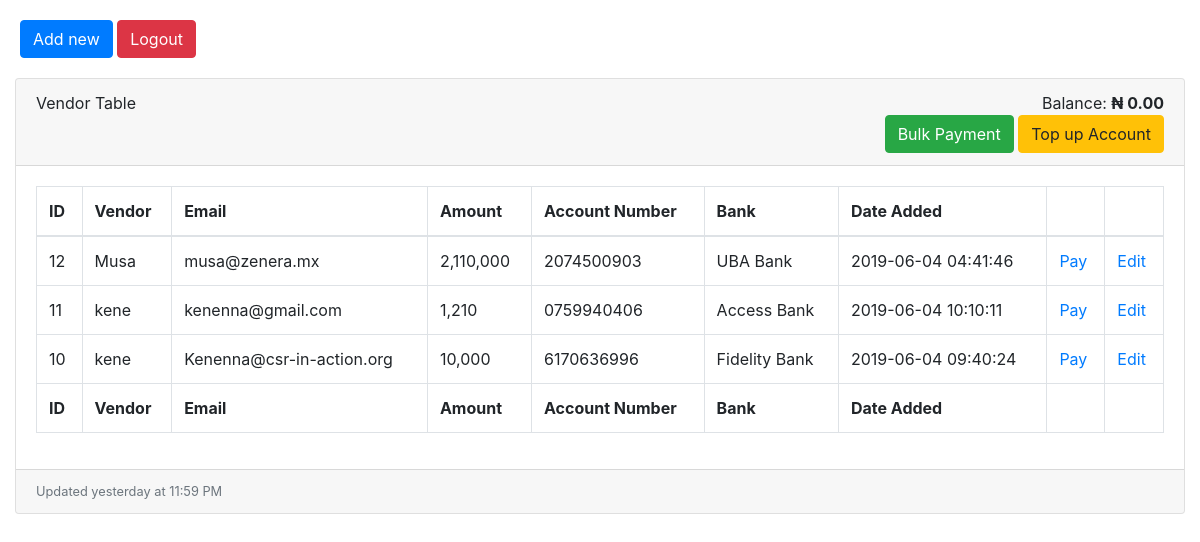
The app's page /admin.php (signed in) with its own data.
### tables this page shows
CREATE TABLE `ps_employee` (
  `id` int(11) NOT NULL,
  `name` varchar(126) NOT NULL,
  `email` varchar(256) NOT NULL,
  `salary` bigint(126) NOT NULL,
  `account_number` varchar(152) NOT NULL,
  `bank` varchar(126) NOT NULL,
  `date` datetime NOT NULL DEFAULT '0000-00-00 00:00:00'
);

### core/class.inc.php (called while the page is built, shortened)
<?php
class Connect {
    public function get_employees() {
        try {
            $conn = DB();
            $query = $conn->prepare("SELECT * FROM `ps_employee` order by `id` desc");
            $query->execute();
            if ($query->rowCount() > 0) {
                return $query->fetchAll(PDO::FETCH_OBJ);
            }else{
                return false;
            }
        } catch (PDOException $e) {
            exit($e->getMessage());
        }
    }
    public function checkBalance(){
      $curl = curl_init();
      $responseRec = curl_exec($curl);
      $errRec = curl_error($curl);
      $balance = json_decode($responseRec, true);
      if(!$balance['status']){
        return('Error: ' . $balance['message']);
      }else{
        return $balance['data'][0]['balance'];
      }
    }
}
?>

### admin.php (the view, shortened to what this page needs)
<?php
require_once ('core/class.inc.php');
$app = new Connect;
$requests = $app->get_employees();
$viewBalance = number_format($app->checkBalance()/100 , 2);
?>
<!DOCTYPE html>
<html lang="">
<head>
	<link rel="stylesheet" href="https://stackpath.bootstrapcdn.com/bootstrap/4.3.1/css/bootstrap.min.css">
</head>
<body>
	<div style="margin: 20px;">
		<a href="register.php"><button type="button" class="btn btn-primary">Add new</button></a>
		<a href="logout.php"><button type="button" class="btn btn-danger">Logout</button></a>
	</div>
	<div class="content-wrapper">
		<div class="container-fluid">
			<div class="card mb-3">
				<div class="card-header">
					<i class="fa fa-table"></i>Vendor Table
					<div class="float-right">
						<span class="float-right">
							Balance: <b> &#8358; <?php
							echo "$viewBalance";
							?> </b>
						</span> <br>
						<button type="button" class="btn btn-success" data-toggle="collapse" data-target="#collapseExample" aria-expanded="false" aria-controls="collapseExample">Bulk Payment</button>
						<button type="button" onclick="payWithPaystack()" class="btn btn-warning">Top up Account</button>
					</div>
				</div>
				<div class="card-body">
					<div class="table-responsive">
						<table class="table table-bordered" id="dataTable" width="100%" cellspacing="0">
							<thead>
								<tr>
									<th>ID</th>
									<th>Vendor</th>
									<th>Email</th>
									<th>Amount</th>
									<th>Account Number</th>
									<th>Bank</th>
									<th>Date Added</th>
									<th></th>
									<th></th>
								</tr>
							</thead>
							<tfoot>
								<tr>
									<th>ID</th>
									<th>Vendor</th>
									<th>Email</th>
									<th>Amount</th>
									<th>Account Number</th>
									<th>Bank</th>
									<th>Date Added</th>
									<th></th>
									<th></th>
								</tr>
							</tfoot>
							<tbody>
								<?php foreach ($requests as $request) {?>
									<tr>
										<td><?php echo $request->id;?></td>
										<td><?php echo $request->name;?></td>
										<td><?php echo $request->email;?></td>
										<td><?php echo number_format($request->salary);?></td>
										<td><?php echo $request->account_number;?></td>
										<td><?php echo $request->bank;?></td>
										<td><?php echo $request->date;?></td>
										<td><a href="<?php echo "pay.php?id=".$request->id;?>">Pay</a></td></td>
										<td><a href="<?php echo "edit.php?id=".$request->id;?>">Edit</a></td></td>
									</tr>
								<?php } ?>
							</tbody>
						</table>
					</div>
				</div>
				<div class="card-footer small text-muted">Updated yesterday at 11:59 PM</div>
			</div>
		</div>
	</div>
</body>
</html>

### records on screen
ps_employee: id "12", name "Musa", email "musa@zenera.mx", salary "2,110,000", account_number "2074500903", bank "UBA Bank", date "2019-06-04 04:41:46"
ps_employee: id "11", name "kene", email "kenenna@gmail.com", salary "1,210", account_number "0759940406", bank "Access Bank", date "2019-06-04 10:10:11"
ps_employee: id "10", name "kene", email "Kenenna@csr-in-action.org", salary "10,000", account_number "6170636996", bank "Fidelity Bank", date "2019-06-04 09:40:24"

### other values on screen
$viewBalance "0.00"
